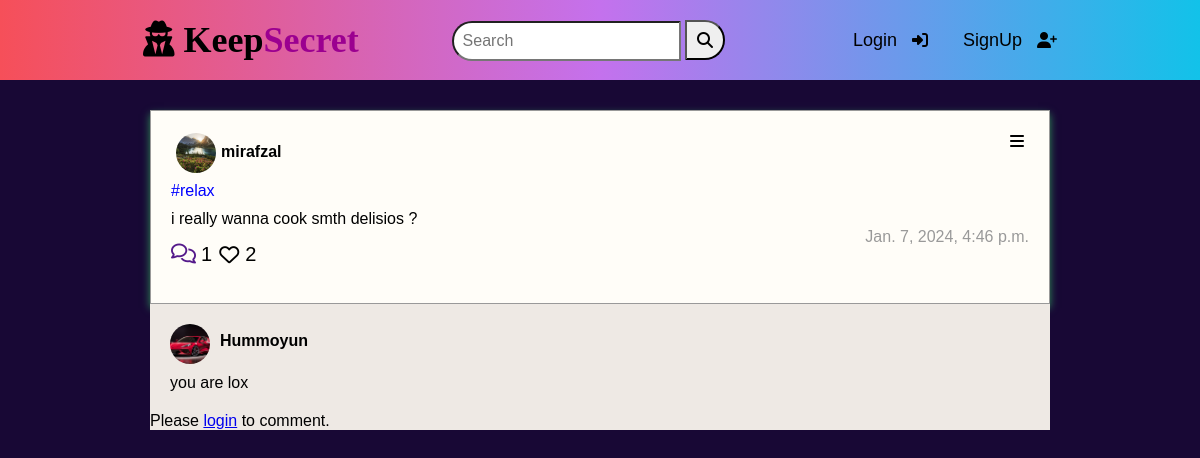
The page /12/post on the database as committed earlier.
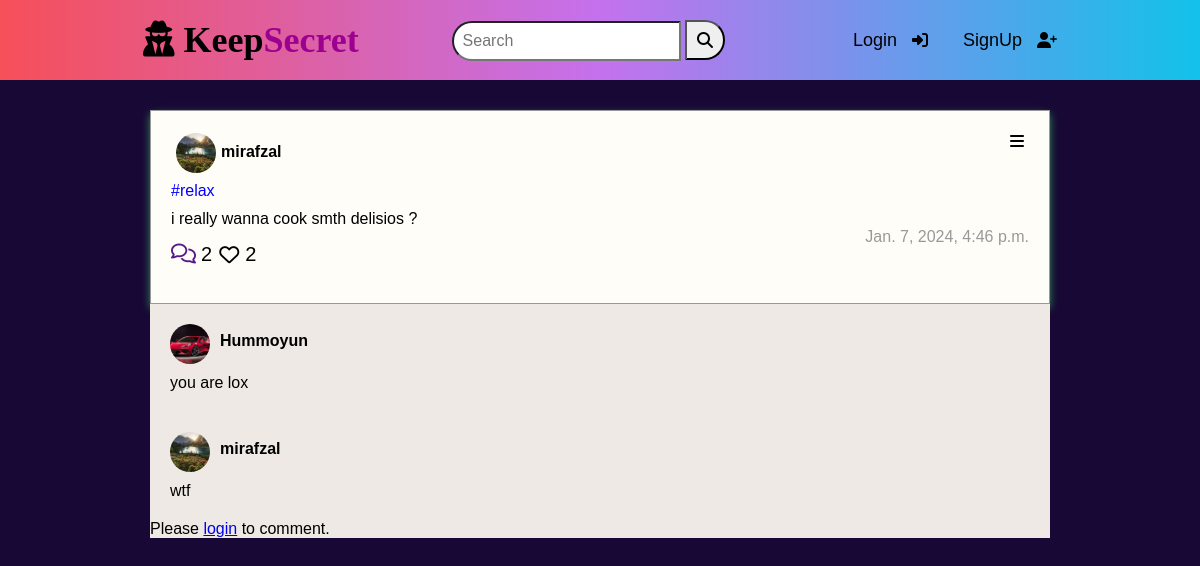
The same page on the database as committed later.
### posts/models.py (models this page shows, shortened)
class Hashtag(models.Model):
    name = models.CharField(max_length=100, unique=True)
    def __str__(self):
        return f"#{self.name}"

class Post(models.Model):
    author = models.ForeignKey(User, on_delete=models.CASCADE)
    content = models.TextField()
    hashtags = models.ManyToManyField(Hashtag, related_name='posts')
    created_at = models.DateTimeField(auto_now_add=True)

class Comment(models.Model):
    user = models.ForeignKey(User, on_delete=models.CASCADE)
    post = models.ForeignKey(Post, on_delete=models.CASCADE, related_name='comments')
    text = models.TextField()
    created_at = models.DateTimeField(auto_now_add=True)

### user/models.py (models this page shows, shortened)
class Profile(models.Model):
    GENDER_CHOICES = [
        ('M', 'Male'),
        ('F', 'Female'),
        ('O', 'Other'),
    ]
    user = models.OneToOneField(User, on_delete=models.CASCADE)
    full_name = models.CharField(max_length=255)
    user_avatar = models.ImageField(upload_to='uploads/', default='default/defaultmale.png')
    phone_number = models.CharField(max_length=15, blank=True, validators=[
        RegexValidator(r'^\+?1?\d{9,15}$', message="Phone number must be entered in the format: '+999999999'. Up to 15 digits allowed.")
    ])
    gender = models.CharField(max_length=1, choices=GENDER_CHOICES, blank=True)

### posts/views.py (the view)
# urls.py: path('<int:post_id>/post', views.post_detail, name='post-detail'),
def post_detail(request, post_id):
    post = get_object_or_404(Post, pk=post_id)
    likes = post.likes.all()
    comments = post.comments.all()
    context = {
        'post': post,
        'likes': likes,
        'comments': comments
    }
    return render(request, 'posts/post_detail.html', context)

### posts/templates/posts/post_detail.html (shortened to what this page needs)
{% extends 'base.html' %}
{% block content %}
    <div class="container-homec">
         <div class="card-home">
             <div class="avatar-side">
                 <div class="av">
                     <img height="40" style="border-radius: 100%;"  src="{{ post.author.profile.user_avatar.url }}" alt="" class="avatar">
                     <h4><a style="text-decoration: none; color: black" href="">{{ post.author }}</a></h4>
                 </div>
                 <div class="setting"><i class="fa-solid fa-bars"></i></div>
             </div>
             <div class="topic">
                 {% for hashtag in post.hashtags.all %}
                    <p style="color:blue" class="author">{{ hashtag }}</p>
                 {% endfor %}
             </div>
             <div class="content-home">
                 <p class="content">{{ post.content }}</p>
             </div>
             <div class="degree">
                 <div class="degree-nav">
                     <div class="comment">
                         <a href="" style="font-size: 20px"><i class="fa-regular fa-comments"></i></a>
                         <p style="font-size: 20px; margin-bottom: 10px;" class="count"> {{ post.comments.count }}</p>
                     </div>
                     <div class="like-pt">
                           <form action="{% url 'like_post' post_id=post.id %}" method="post">
                               <button type="submit" class="like-bt" style="margin-bottom: 15px; font-size: 20px; border:1px solid rgba(0, 0, 0, 0)" ><i  class="like-kn fa-regular fa-heart"></i></button>
                            </form>
                         <p style="font-size: 20px" class="count">{{ post.likes.count }}</p>
                     </div>
                 </div>
                 <div class="time-create">
                     <p style="color:#999;">{{ post.created_at }}</p>
                 </div>
             </div>
         </div>
         <div class="comments-page">
         {% for comment in post.comments.all %}
            <div class="comments-sides">
                <div class="av-user">
                    <img class="avatar-user" src="{{ comment.user.profile.user_avatar.url }}" alt="">
                    <h4>{{ comment.user }}</h4>
                </div>
                <div class="comment-user">
                    <p>{{ comment.text }}</p>
                </div>
            </div>
             {% empty %}
                    <p style="padding: 10px; text-align: center; font-size: 20px ">No comments yet.</p>
            {% endfor %}
             <div class="add-comment">
                {% if user.is_authenticated %}
                  <form action="{% url 'add_comment' post_id=post.id %}" method="post">
                    {% csrf_token %}
                    <input  class="input-comment" type="text" name="text" placeholder="Your comment">
                    <input class="add-commentbtn" type="submit" value="Add Comment">
                  </form>
                {% else %}
                  <p>Please <a href="{% url 'login' %}">login</a> to comment.</p>
                {% endif %}
            </div>
         </div>
     </div>
{% endblock content %}

Rows that differ between the two databases and show on the page:
computed for Post "i really wanna cook smth delisios ?": comments.count "1" → "2"
added Comment: user.profile.user_avatar (picture), user "mirafzal", text "wtf"
